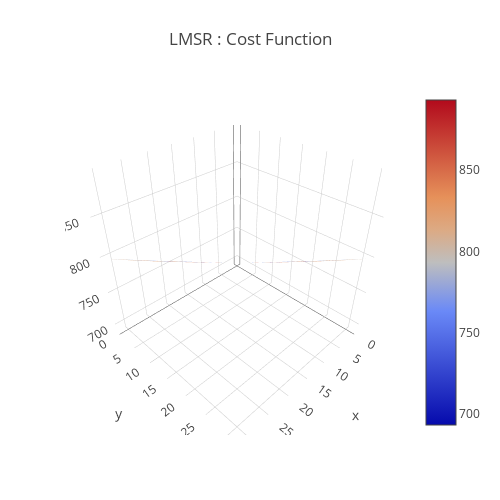

Source (notebook cell):
### Code cell
b = 1000
data = [
    go.Surface(
        z=LMSR(x,y,b)
    )
]
layout = go.Layout(
    title='LMSR : Cost Function',
    autosize=False,
    width=500,
    height=500,
    margin=dict(
        l=65,
        r=50,
        b=65,
        t=90
    )
)
fig = go.Figure(data=data, layout=layout)
URL = plotly.offline.iplot(fig, filename='Costfunction-3d-surface.html')

### Figure 1 — Plotly figure (JSON) as saved in the notebook; plotly's stock layout.template omitted (floating-point values rounded to 4 significant figures; data arrays with more than 128 entries replaced by an {"elided": "..."} marker saying what was removed)
{"data": [{"type": "surface", "uid": "424344d6-5005-44f2-ad05-e9aee22e2895", "z": {"elided": "32x32 float values"}}], "layout": {"autosize": false, "height": 500, "margin": {"b": 65, "l": 65, "r": 50, "t": 90}, "title": {"text": "LMSR : Cost Function"}, "width": 500}}
